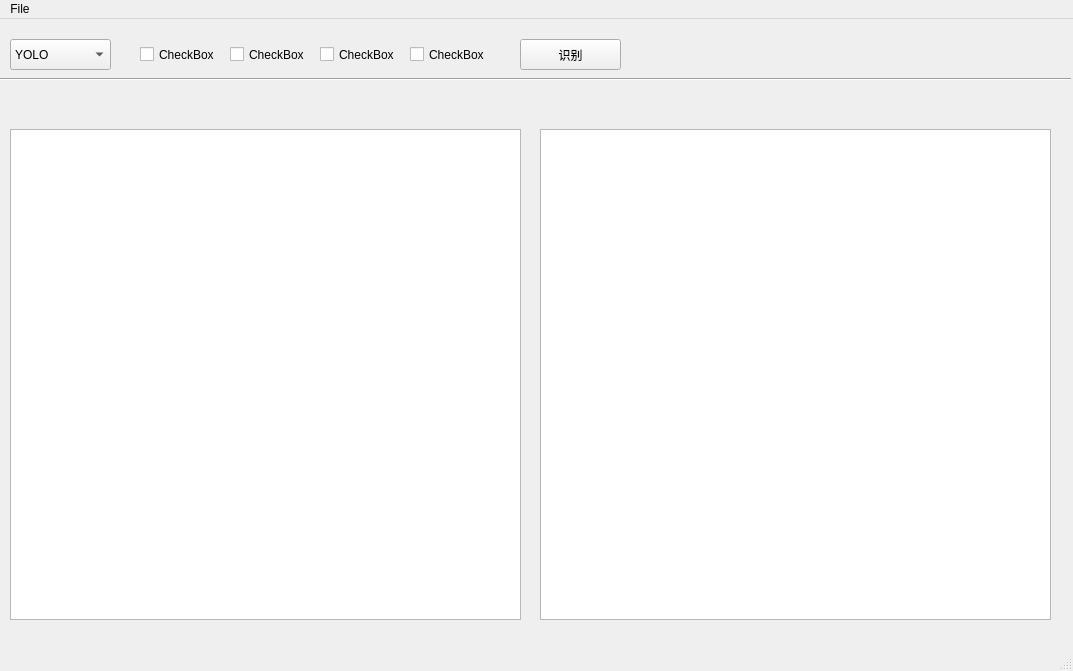
<?xml version="1.0" encoding="UTF-8"?>
<ui version="4.0">
 <class>MainWindow</class>
 <widget class="QMainWindow" name="MainWindow">
  <property name="geometry">
   <rect>
    <x>0</x>
    <y>0</y>
    <width>1073</width>
    <height>671</height>
   </rect>
  </property>
  <property name="windowTitle">
   <string>MainWindow</string>
  </property>
  <widget class="QWidget" name="centralwidget">
   <widget class="Line" name="line">
    <property name="geometry">
     <rect>
      <x>0</x>
      <y>50</y>
      <width>1071</width>
      <height>20</height>
     </rect>
    </property>
    <property name="orientation">
     <enum>Qt::Horizontal</enum>
    </property>
   </widget>
   <widget class="QGraphicsView" name="graphicsView">
    <property name="geometry">
     <rect>
      <x>10</x>
      <y>110</y>
      <width>511</width>
      <height>491</height>
     </rect>
    </property>
   </widget>
   <widget class="QGraphicsView" name="graphicsView_2">
    <property name="geometry">
     <rect>
      <x>540</x>
      <y>110</y>
      <width>511</width>
      <height>491</height>
     </rect>
    </property>
   </widget>
   <widget class="QComboBox" name="comboBox">
    <property name="geometry">
     <rect>
      <x>10</x>
      <y>20</y>
      <width>101</width>
      <height>31</height>
     </rect>
    </property>
    <item>
     <property name="text">
      <string>YOLO</string>
     </property>
    </item>
    <item>
     <property name="text">
      <string>RCNN</string>
     </property>
    </item>
   </widget>
   <widget class="QCheckBox" name="checkBox">
    <property name="geometry">
     <rect>
      <x>140</x>
      <y>20</y>
      <width>101</width>
      <height>31</height>
     </rect>
    </property>
    <property name="text">
     <string>CheckBox</string>
    </property>
   </widget>
   <widget class="QCheckBox" name="checkBox_2">
    <property name="geometry">
     <rect>
      <x>230</x>
      <y>20</y>
      <width>101</width>
      <height>31</height>
     </rect>
    </property>
    <property name="text">
     <string>CheckBox</string>
    </property>
   </widget>
   <widget class="QCheckBox" name="checkBox_3">
    <property name="geometry">
     <rect>
      <x>320</x>
      <y>20</y>
      <width>101</width>
      <height>31</height>
     </rect>
    </property>
    <property name="text">
     <string>CheckBox</string>
    </property>
   </widget>
   <widget class="QCheckBox" name="checkBox_4">
    <property name="geometry">
     <rect>
      <x>410</x>
      <y>20</y>
      <width>101</width>
      <height>31</height>
     </rect>
    </property>
    <property name="text">
     <string>CheckBox</string>
    </property>
   </widget>
   <widget class="QPushButton" name="pushButton">
    <property name="geometry">
     <rect>
      <x>520</x>
      <y>20</y>
      <width>101</width>
      <height>31</height>
     </rect>
    </property>
    <property name="text">
     <string>识别</string>
    </property>
   </widget>
  </widget>
  <widget class="QMenuBar" name="menubar">
   <property name="geometry">
    <rect>
     <x>0</x>
     <y>0</y>
     <width>1073</width>
     <height>23</height>
    </rect>
   </property>
   <widget class="QMenu" name="menuFile">
    <property name="title">
     <string>File</string>
    </property>
    <addaction name="actionOpen_File"/>
   </widget>
   <addaction name="menuFile"/>
  </widget>
  <widget class="QStatusBar" name="statusbar"/>
  <action name="actionOpen_File">
   <property name="text">
    <string>Open File</string>
   </property>
  </action>
 </widget>
 <resources/>
 <connections/>
</ui>
